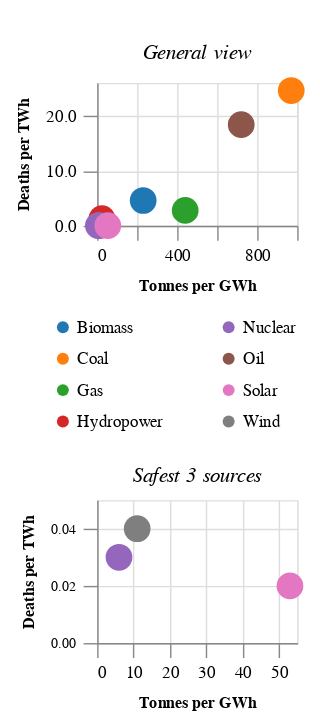

Source (Vega-Lite JSON):
### Vega-Lite specification from a JSON file in a GitHub repository (floating-point values rounded to 4 significant figures)
{"$schema": "https://vega.github.io/schema/vega-lite/v5.json", "description": "Two horizontally concatenated scatterplots showing Greenhouse gas emissions and death rates by energy source stype", "padding": 10, "data": {"values": [{"Source": "Coal", "Death_rate": 24.6, "Emissions": 970}, {"Source": "Oil", "Death_rate": 18.4, "Emissions": 720}, {"Source": "Biomass", "Death_rate": 4.6, "Emissions": 230}, {"Source": "Gas", "Death_rate": 2.8, "Emissions": 440}, {"Source": "Hydropower", "Death_rate": 1.3, "Emissions": 24}, {"Source": "Wind", "Death_rate": 0.04, "Emissions": 11}, {"Source": "Nuclear", "Death_rate": 0.03, "Emissions": 6}, {"Source": "Solar", "Death_rate": 0.02, "Emissions": 53}]}, "vconcat": [{"title": {"text": " ", "subtitle": "General view", "subtitleFontStyle": "italic", "align": "center", "subtitleFontSize": 15, "subtitlePadding": 5, "offset": 10}, "mark": {"type": "circle", "opacity": 1, "size": 350}, "width": 140, "height": 100, "encoding": {"x": {"field": "Emissions", "type": "quantitative", "axis": {"title": "Tonnes per GWh", "titleFontSize": 11, "labelFontSize": 12, "titlePadding": 10, "labelPadding": 5, "tickSize": 10}}, "y": {"field": "Death_rate", "type": "quantitative", "axis": {"title": "Deaths per TWh", "format": "0.1f", "titleFontSize": 11, "labelFontSize": 12, "titlePadding": 10, "labelPadding": 5, "tickSize": 10}, "scale": {"domain": [0, 26]}}, "color": {"field": "Source", "type": "nominal", "scale": {"scheme": "category10"}, "legend": {"title": "", "orient": "none", "columns": 2, "labelFontSize": 12, "columnPadding": 40, "rowPadding": 10, "legendX": -30, "legendY": 165, "symbolSize": 70}}, "tooltip": [{"field": "Source", "type": "nominal", "title": "Energy source:"}, {"field": "Emissions", "type": "quantitative", "title": "Emissions:"}, {"field": "Death_rate", "type": "quantitative", "title": "Death rate:"}]}}, {"title": {"text": [" ", " ", " ", " "], "subtitle": "Safest 3 sources", "subtitleFontStyle": "italic", "align": "center", "subtitleFontSize": 15, "subtitlePadding": 40, "offset": 10}, "mark": {"type": "circle", "opacity": 1, "size": 350}, "width": 140, "height": 100, "encoding": {"x": {"field": "Emissions", "type": "quantitative", "axis": {"title": "Tonnes per GWh", "titleFontSize": 11, "labelFontSize": 12, "titlePadding": 10, "labelPadding": 5, "tickSize": 10}}, "y": {"field": "Death_rate", "type": "quantitative", "scale": {"domain": [0, 0.05]}, "axis": {"title": "Deaths per TWh", "format": "0.2f", "titleFontSize": 11, "labelFontSize": 10, "titlePadding": 10, "labelPadding": 5, "tickSize": 10}}, "color": {"field": "Source", "type": "nominal", "scale": {"scheme": "category10"}}, "tooltip": [{"field": "Source", "type": "nominal", "title": "Energy source:"}, {"field": "Emissions", "type": "quantitative", "title": "Emissions:"}, {"field": "Death_rate", "type": "quantitative", "title": "Death rate:"}]}, "transform": [{"filter": "datum.Death_rate<0.05"}]}]}
